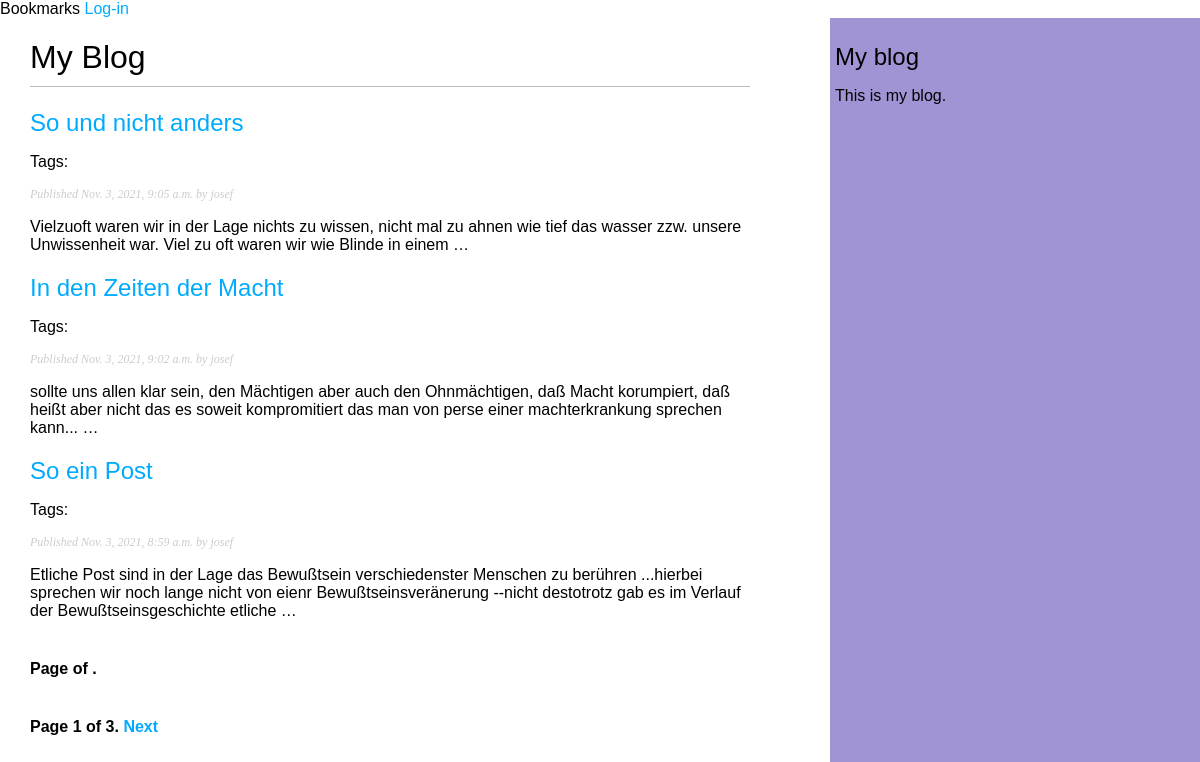
The app's page /artblog with its own data.
### artblog/models.py (models this page shows, shortened)
class Post(models.Model):
    STATUS_CHOICES = (
        ('draft', 'Draft'),
        ('published', 'Published'),
    )
    title = models.CharField(max_length=250)
    slug = models.SlugField(max_length=250, unique_for_date='publish')
    author = models.ForeignKey(User, on_delete=models.CASCADE, related_name='blog_posts')
    body = models.TextField()
    publish = models.DateTimeField(default=timezone.now)
    created = models.DateTimeField(auto_now_add=True)
    updated = models.DateTimeField(auto_now=True)
    status = models.CharField(max_length=10, choices=STATUS_CHOICES, default='draft')
    objects = models.Manager() # The default manager.
    published = PublishedManager()## custom Manager
    class Meta:
        ordering = ('-publish',)
    def get_absolute_url(self):
        return reverse('artblog:post_detail',args=[self.publish.year,self.publish.month,self.publish.day, self.slug])
    tags = TaggableManager()

### artblog/views.py (the view)
# urls.py: path('', views.PostListView.as_view(), name='post_list'),
class PostListView(ListView):
    queryset = Post.published.all()
    context_object_name = 'posts'
    paginate_by = 3
    template_name = 'artblog/post/list.html'

### artblog/templates/artblog/post/list.html (shortened to what this page needs)
{% extends "artblog/base.html" %}
{% block content %}
<h1>My Blog</h1>
{% for post in posts %}
<h2>
    <a href="{{ post.get_absolute_url }}">
        {{ post.title }}
    </a>
</h2>
<p class="tags">
    Tags:
</p>
<p class="date">
    Published {{ post.publish }} by {{ post.author }}
</p>
{{ post.body|truncatewords:30|linebreaks }}
{% endfor %}
{% include "artblog/pagination.html" with page=posts %}
{% include "artblog/pagination.html" with page=page_obj %}
{% endblock %}

### artblog/templates/artblog/base.html (shortened to what this page needs)
{% load static %}
<!DOCTYPE html>
<html>
<head>
    <link href="{% static "css/blog.css" %}" rel="stylesheet">
</head>
<body>
    <div id="header">
        <span class="logo">Bookmarks</span>
        <span class="user">
            {% if request.user.is_authenticated %}
            Hello {{ request.user.first_name }},
            <a href="{% url "logout" %}">Logout</a>
            {% else %}
            <a href="{% url "login" %}">Log-in</a>
            {% endif %}
        </span>
    </div>
    <div id="content">
        {% block content %}
        {% endblock %}
    </div>
    <div id="sidebar">
        <h2>My blog</h2>
        <p>This is my blog.</p>
    </div>
</body>
</html>

### artblog/templates/artblog/pagination.html (shortened to what this page needs)
<div class="pagination">
    <span class="step-links">
        <span class="current">
            Page {{ page.number }} of {{ page.paginator.num_pages }}.
        </span>
        {% if page.has_next %}
        <a href="?page={{ page.next_page_number }}">Next</a>
        {% endif %}
    </span>
</div>

### artblog/static/css/blog.css (style rules this page uses)
body { margin:0; padding:0; font-family:helvetica, sans-serif; }
a { color:#00abff; text-decoration:none; }
h1 { font-weight:normal; border-bottom:1px solid #bbb; padding:0 0 10px 0; }
h2 { font-weight:normal; margin:20px 0 0; }
#content { float:left; width:60%; padding:0 0 0 30px; }
#sidebar { float:right; width:30%; padding:5px; background:#a294d4; height:100vh; }
p.date { color:#ccc; font-family: georgia, serif; font-size: 12px; font-style: italic; }
.pagination { margin:40px 0; font-weight:bold; }

### records on screen
Post: title "So und nicht anders", publish "Nov. 3, 2021, 9:05 a.m.", author "josef", body "Vielzuoft waren wir in der Lage nichts zu wissen, nicht mal zu ahnen wie tief das wasser zzw. unsere Unwissenheit war. Viel zu oft waren wir wie Blinde in einem …"
Post: title "In den Zeiten der Macht", publish "Nov. 3, 2021, 9:02 a.m.", author "josef", body "sollte uns allen klar sein, den Mächtigen aber auch den Ohnmächtigen, daß Macht korumpiert, daß heißt aber nicht das es soweit kompromitiert das man von perse einer machterkrankung sprechen kann... …"
Post: title "So ein Post", publish "Nov. 3, 2021, 8:59 a.m.", author "josef", body "Etliche Post sind in der Lage das Bewußtsein verschiedenster Menschen zu berühren ...hierbei sprechen wir noch lange nicht von eienr Bewußtseinsveränerung --nicht destotrotz gab es im Verlauf der Bewußtseinsgeschichte etliche …"

### other values on screen
{{ page.number }} "1"
{{ page.paginator.num_pages }} "3"
